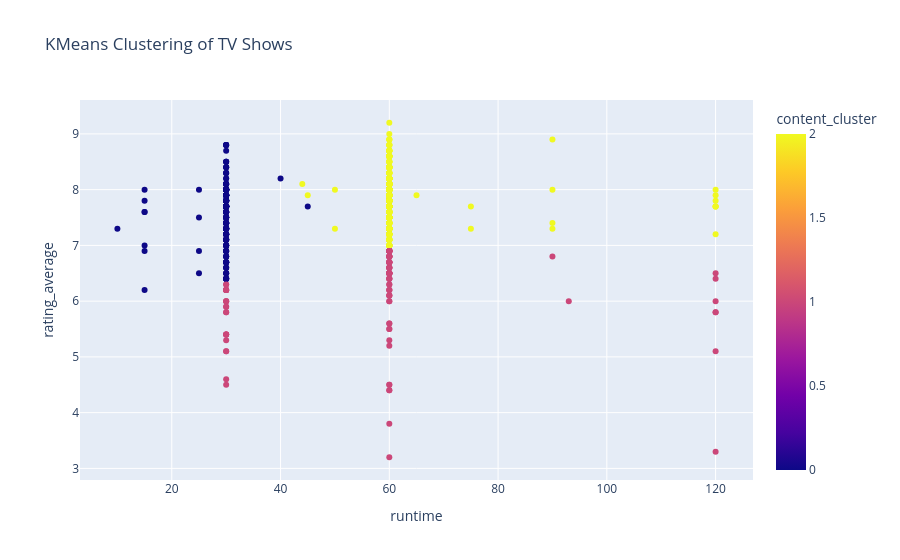

Notebook source saved alongside this figure:
### Code cell
fig = px.scatter(
    df_cleaned,
    x="runtime",
    y="rating_average",
    color="content_cluster",
    hover_data=["name"],
    title="KMeans Clustering of TV Shows"
)

fig.show()

### Figure 1 — Plotly figure (JSON) as saved in the notebook; plotly's stock layout.template omitted (floating-point values rounded to 4 significant figures; data arrays with more than 128 entries replaced by an {"elided": "..."} marker saying what was removed)
{"data": [{"customdata": {"elided": "726x1 str values"}, "hovertemplate": "runtime=%{x}<br>rating_average=%{y}<br>name=%{customdata[0]}<br>content_cluster=%{marker.color}<extra></extra>", "legendgroup": "", "marker": {"color": {"elided": "726 int values"}, "coloraxis": "coloraxis", "symbol": "circle"}, "mode": "markers", "name": "", "orientation": "v", "showlegend": false, "type": "scatter", "x": {"elided": "726 float values"}, "xaxis": "x", "y": {"elided": "726 float values"}, "yaxis": "y"}], "layout": {"coloraxis": {"colorbar": {"title": {"text": "content_cluster"}}, "colorscale": [[0, "#0d0887"], [0.1111, "#46039f"], [0.2222, "#7201a8"], [0.3333, "#9c179e"], [0.4444, "#bd3786"], [0.5556, "#d8576b"], [0.6667, "#ed7953"], [0.7778, "#fb9f3a"], [0.8889, "#fdca26"], [1, "#f0f921"]]}, "legend": {"tracegroupgap": 0}, "title": {"text": "KMeans Clustering of TV Shows"}, "xaxis": {"anchor": "y", "domain": [0, 1], "title": {"text": "runtime"}}, "yaxis": {"anchor": "x", "domain": [0, 1], "title": {"text": "rating_average"}}}}
